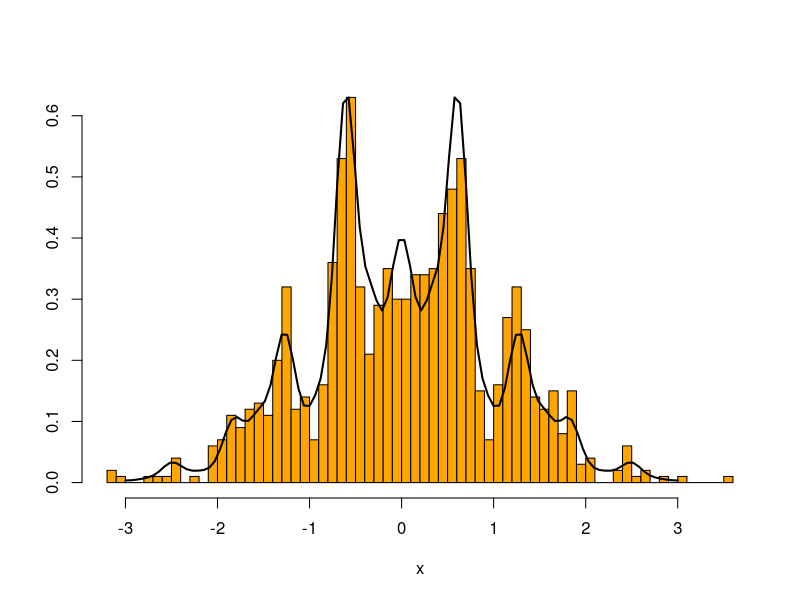

The R script that drew this image:
# Description: 
#   This script shows slice sampling univariate distribution.
# 
# Details:
#   Target Distribution: f(theta) = (1+sin^2(3theta))(1+cos^4(5theta))\exp{-theta^2/2}   
#
# License: GNU v3
#
# Date: October 19, 2016
#
# Authors:
#    Rcode was written by Jiali Lin.
#    Depts. of Statistics, Virginia Tech,
#    Hutcheson Hall, 403K, Blacksburg, VA 24061 
#
# References:
#    <http://www.apps.stat.vt.edu/zhu/teaching/2016/6474/6474_2016.htm>

rm(list = ls())

nMC <- 2000
theta.sample <- rep(NA, nMC)
u.sample <- matrix(NA,nrow = nMC,ncol = 3)
theta <- 0.5
for (i in 1:nMC){
  # step 1 sample u1, u2, u3 from uniform
  u1 <- runif(1, min = 0, max = 1+(sin(3*theta))^2)
  u2 <- runif(1, min = 0, max = 1+(cos(5*theta))^4)
  u3 <- runif(1, min = 0, max =exp(-theta^2/2))
  u.sample[i,] = c(u1,u2,u3)
  
  # step 2 sample theta from A(u1, u2, u3)
  repeat {
    theta <- runif(1, min = -sqrt(-2 * log(u3)), max = sqrt(-2 * log(u3)))
    if ((sin(3 * theta))^2>= u1 - 1 && (cos(5 * theta))^4 >= u2 - 1) break  
  }
  theta.sample[i] <- theta
}

# win.graph()
burnin <- 1000
p1 <- hist(theta.sample[(burnin+1):nMC], nclass = 75, col = "orange",
          proba = T, xlab = "x", ylab = "", main = "")
theta_grid <- seq(-3, 3, length.out = 100)
f.theta <- (1 + sin(3 * theta_grid)^2) * (1 + cos(5 * theta_grid)^4) * exp(-theta_grid^2 / 2)
f.theta <- f.theta * max(p1$density) / max(f.theta)
lines(theta_grid, f.theta, col = "black", lwd = 2)